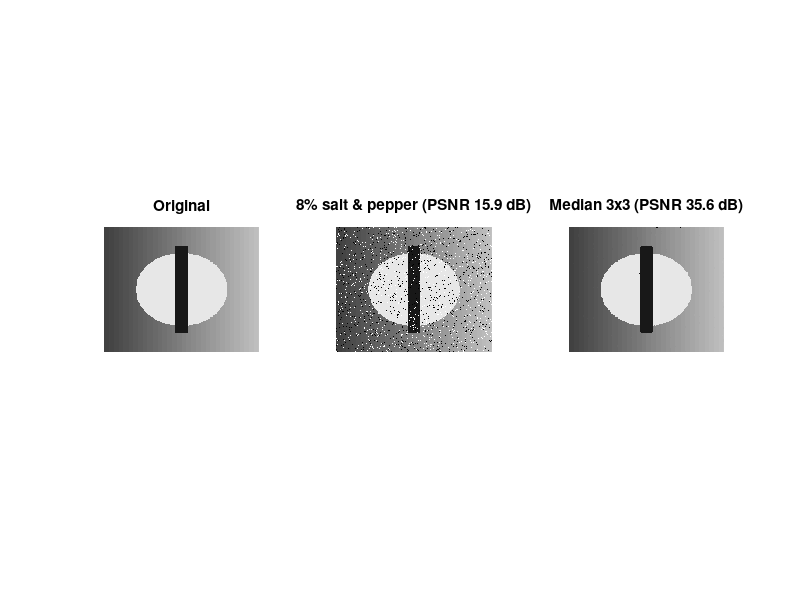

Write the MATLAB code that produced this figure.
%=============================================================================
% Copyright (c) 2016-present Allan CORNET (Nelson)
%=============================================================================
% This file is part of Nelson.
%=============================================================================
% LICENCE_BLOCK_BEGIN
% SPDX-License-Identifier: LGPL-3.0-or-later
% LICENCE_BLOCK_END
%=============================================================================
% Remove salt-and-pepper noise from a synthetic grayscale image with a median filter.
rng(7);
[gridX, gridY] = meshgrid(linspace(-1, 1, 200), linspace(-1, 1, 160));
cleanImage = 0.25 + 0.25 * (gridX + 1);
cleanImage(gridX .^ 2 + gridY .^ 2 < 0.35) = 0.9;
cleanImage(abs(gridX) < 0.08 & abs(gridY) < 0.7) = 0.1;
noiseDraw = rand(size(cleanImage));
noisyImage = cleanImage;
noisyImage(noiseDraw < 0.04) = 0;
noisyImage(noiseDraw > 0.96) = 1;
filtered = medfilt2(noisyImage, [3, 3], 'symmetric');
psnrOf = @(img) 10 * log10(1 / mean((img(:) - cleanImage(:)) .^ 2));
figure('Name', 'Median filter denoising', 'NumberTitle', 'off');
subplot(1, 3, 1); imshow(cleanImage); title('Original');
subplot(1, 3, 2); imshow(noisyImage); title(sprintf('8%% salt & pepper (PSNR %.1f dB)', psnrOf(noisyImage)));
subplot(1, 3, 3); imshow(filtered); title(sprintf('Median 3x3 (PSNR %.1f dB)', psnrOf(filtered)));
